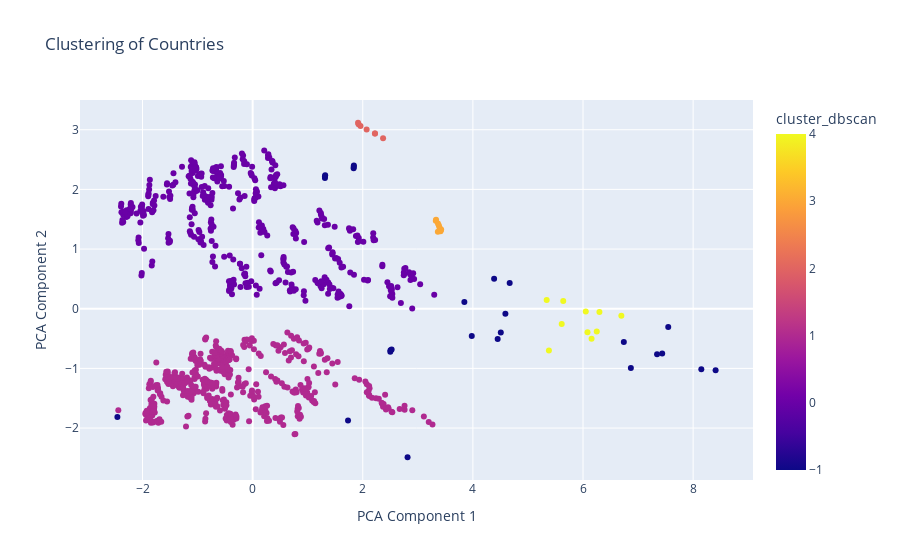

This figure's notebook cell:
### Code cell
fig = px.scatter(df_clustering, x='PCA1', y='PCA2', color='cluster_dbscan', 
                 hover_data={
                     'PCA1': False,      
                     'PCA2': False,       
                     'cluster_kmeans': False,    
                     'country_name': True,    
                     'total_medals_year': True, 
                     'max_elevation': True,
                     'climate_zone': True, 
                     'year': True        
                 },
                 title=f'Clustering of Countries',
                 labels={'PCA1': 'PCA Component 1', 'PCA2': 'PCA Component 2'})
    
fig.show()

### Figure 1 — Plotly figure (JSON) as saved in the notebook; plotly's stock layout.template omitted (floating-point values rounded to 4 significant figures; data arrays with more than 128 entries replaced by an {"elided": "..."} marker saying what was removed)
{"data": [{"customdata": {"elided": "928x6 mixed values"}, "hovertemplate": "country_name=%{customdata[1]}<br>total_medals_year=%{customdata[2]}<br>max_elevation=%{customdata[3]}<br>climate_zone=%{customdata[4]}<br>year=%{customdata[5]}<br>cluster_dbscan=%{marker.color}<extra></extra>", "legendgroup": "", "marker": {"color": {"elided": "928 int values"}, "coloraxis": "coloraxis", "symbol": "circle"}, "mode": "markers", "name": "", "orientation": "v", "showlegend": false, "type": "scatter", "x": {"elided": "928 float values"}, "xaxis": "x", "y": {"elided": "928 float values"}, "yaxis": "y"}], "layout": {"coloraxis": {"colorbar": {"title": {"text": "cluster_dbscan"}}, "colorscale": [[0, "#0d0887"], [0.1111, "#46039f"], [0.2222, "#7201a8"], [0.3333, "#9c179e"], [0.4444, "#bd3786"], [0.5556, "#d8576b"], [0.6667, "#ed7953"], [0.7778, "#fb9f3a"], [0.8889, "#fdca26"], [1, "#f0f921"]]}, "legend": {"tracegroupgap": 0}, "title": {"text": "Clustering of Countries"}, "xaxis": {"anchor": "y", "domain": [0, 1], "title": {"text": "PCA Component 1"}}, "yaxis": {"anchor": "x", "domain": [0, 1], "title": {"text": "PCA Component 2"}}}}
